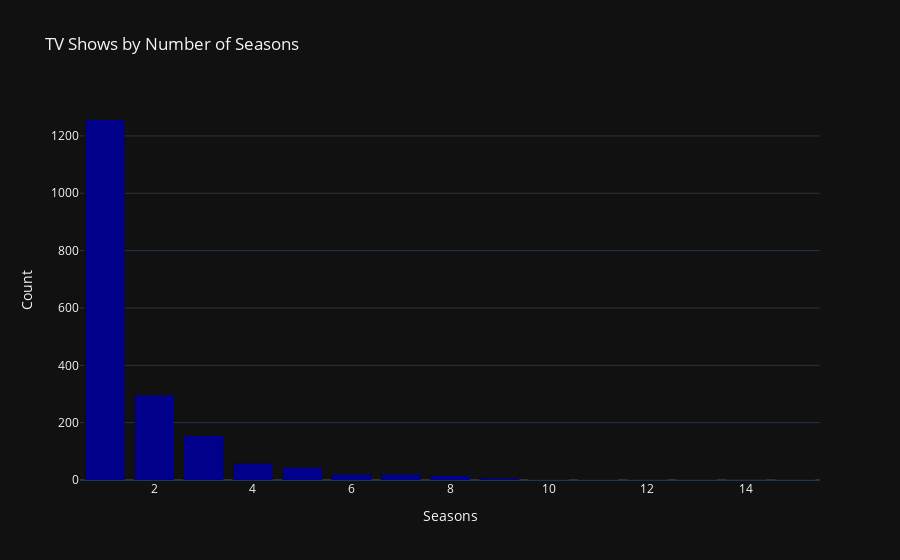

Notebook code cell kept with this figure:
### Markdown cell above
Indian movies are on aveage longer than movies from any other country.

### Code cell
seas = df[df.type == 'TV Show']
seas['Season'] = seas['duration'].str.extract('(\d+)').astype(int)
seas = seas.Season.value_counts().reset_index()
seas.columns = ['Season', 'Count']

trace1 = go.Bar(x=seas.Season, y=seas.Count, marker=dict(color='rgb(0,0,139)'))
layout = go.Layout(template= "plotly_dark",title = 'TV Shows by Number of Seasons' , xaxis = dict(title = 'Seasons'), yaxis = dict(title = 'Count'))
fig = go.Figure(data=trace1, layout=layout)
fig.show()

### Figure 1 — Plotly figure (JSON) as saved in the notebook; plotly's stock layout.template omitted (floating-point values rounded to 4 significant figures)
{"data": [{"marker": {"color": "rgb(0,0,139)"}, "type": "bar", "x": [1, 2, 3, 4, 5, 7, 6, 8, 9, 11, 10, 15, 13, 12, 14], "y": [1259, 298, 157, 60, 46, 21, 21, 16, 7, 3, 3, 2, 2, 2, 1]}], "layout": {"title": {"text": "TV Shows by Number of Seasons"}, "xaxis": {"title": {"text": "Seasons"}}, "yaxis": {"title": {"text": "Count"}}}}
